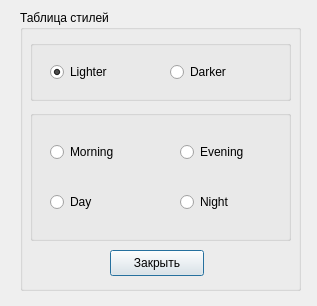
<?xml version="1.0" encoding="UTF-8"?>
<ui version="4.0">
 <class>StylesDialog</class>
 <widget class="QDialog" name="StylesDialog">
  <property name="geometry">
   <rect>
    <x>0</x>
    <y>0</y>
    <width>317</width>
    <height>306</height>
   </rect>
  </property>
  <property name="windowTitle">
   <string>Change app visual style</string>
  </property>
  <widget class="QGroupBox" name="groupBox">
   <property name="geometry">
    <rect>
     <x>20</x>
     <y>10</y>
     <width>281</width>
     <height>281</height>
    </rect>
   </property>
   <property name="title">
    <string>Таблица стилей</string>
   </property>
   <widget class="QGroupBox" name="groupBoxStyle">
    <property name="geometry">
     <rect>
      <x>10</x>
      <y>100</y>
      <width>261</width>
      <height>131</height>
     </rect>
    </property>
    <property name="title">
     <string/>
    </property>
    <property name="checkable">
     <bool>false</bool>
    </property>
    <widget class="QRadioButton" name="rbMorning">
     <property name="geometry">
      <rect>
       <x>20</x>
       <y>30</y>
       <width>118</width>
       <height>24</height>
      </rect>
     </property>
     <property name="text">
      <string>Morning</string>
     </property>
    </widget>
    <widget class="QRadioButton" name="rbDay">
     <property name="geometry">
      <rect>
       <x>20</x>
       <y>80</y>
       <width>101</width>
       <height>24</height>
      </rect>
     </property>
     <property name="text">
      <string>Day</string>
     </property>
    </widget>
    <widget class="QRadioButton" name="rbEvening">
     <property name="geometry">
      <rect>
       <x>150</x>
       <y>30</y>
       <width>101</width>
       <height>24</height>
      </rect>
     </property>
     <property name="text">
      <string>Evening</string>
     </property>
    </widget>
    <widget class="QRadioButton" name="rbNight">
     <property name="geometry">
      <rect>
       <x>150</x>
       <y>80</y>
       <width>101</width>
       <height>24</height>
      </rect>
     </property>
     <property name="text">
      <string>Night</string>
     </property>
    </widget>
   </widget>
   <widget class="QGroupBox" name="groupBoxLight">
    <property name="geometry">
     <rect>
      <x>10</x>
      <y>30</y>
      <width>261</width>
      <height>61</height>
     </rect>
    </property>
    <property name="title">
     <string/>
    </property>
    <widget class="QRadioButton" name="rbLighter">
     <property name="geometry">
      <rect>
       <x>20</x>
       <y>20</y>
       <width>81</width>
       <height>24</height>
      </rect>
     </property>
     <property name="text">
      <string>Lighter</string>
     </property>
     <property name="checked">
      <bool>true</bool>
     </property>
    </widget>
    <widget class="QRadioButton" name="rbDarker">
     <property name="geometry">
      <rect>
       <x>140</x>
       <y>20</y>
       <width>118</width>
       <height>24</height>
      </rect>
     </property>
     <property name="text">
      <string>Darker</string>
     </property>
    </widget>
   </widget>
   <widget class="QPushButton" name="btnClose">
    <property name="geometry">
     <rect>
      <x>90</x>
      <y>240</y>
      <width>94</width>
      <height>26</height>
     </rect>
    </property>
    <property name="text">
     <string>Закрыть</string>
    </property>
   </widget>
  </widget>
 </widget>
 <resources/>
 <connections/>
</ui>
